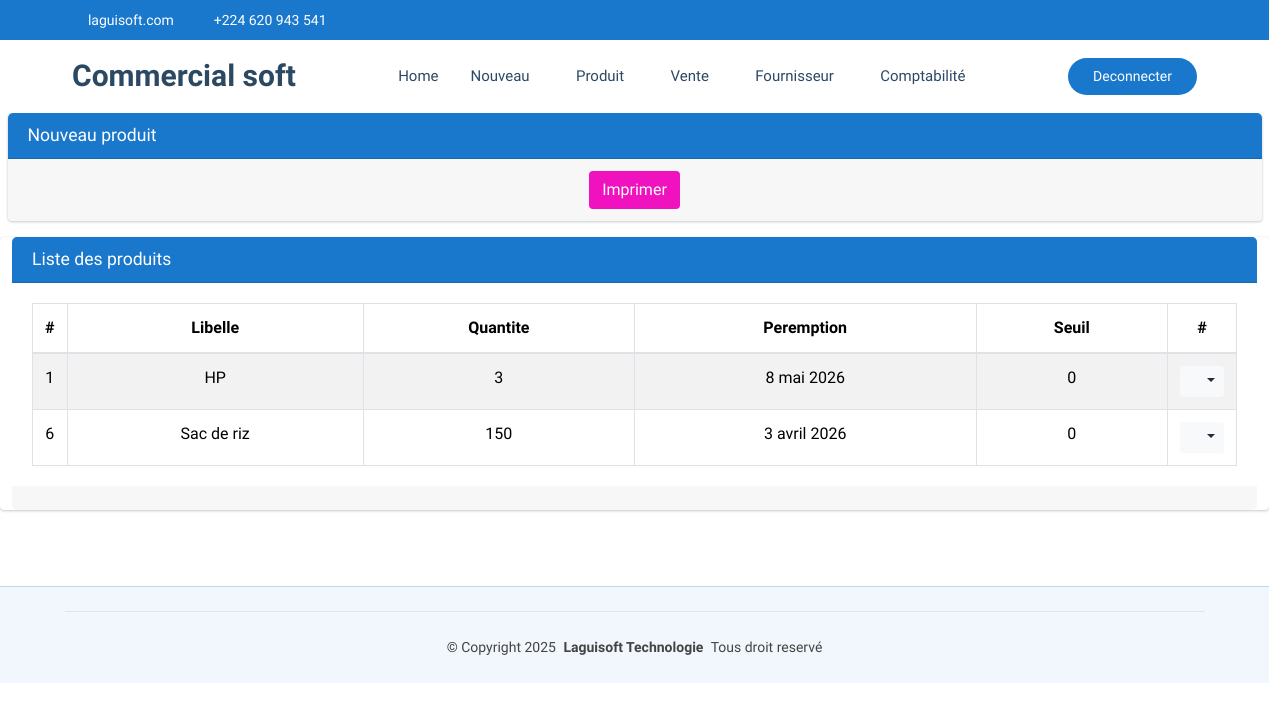
Page /commerce/produit/perime (signed in) on the earlier database version.
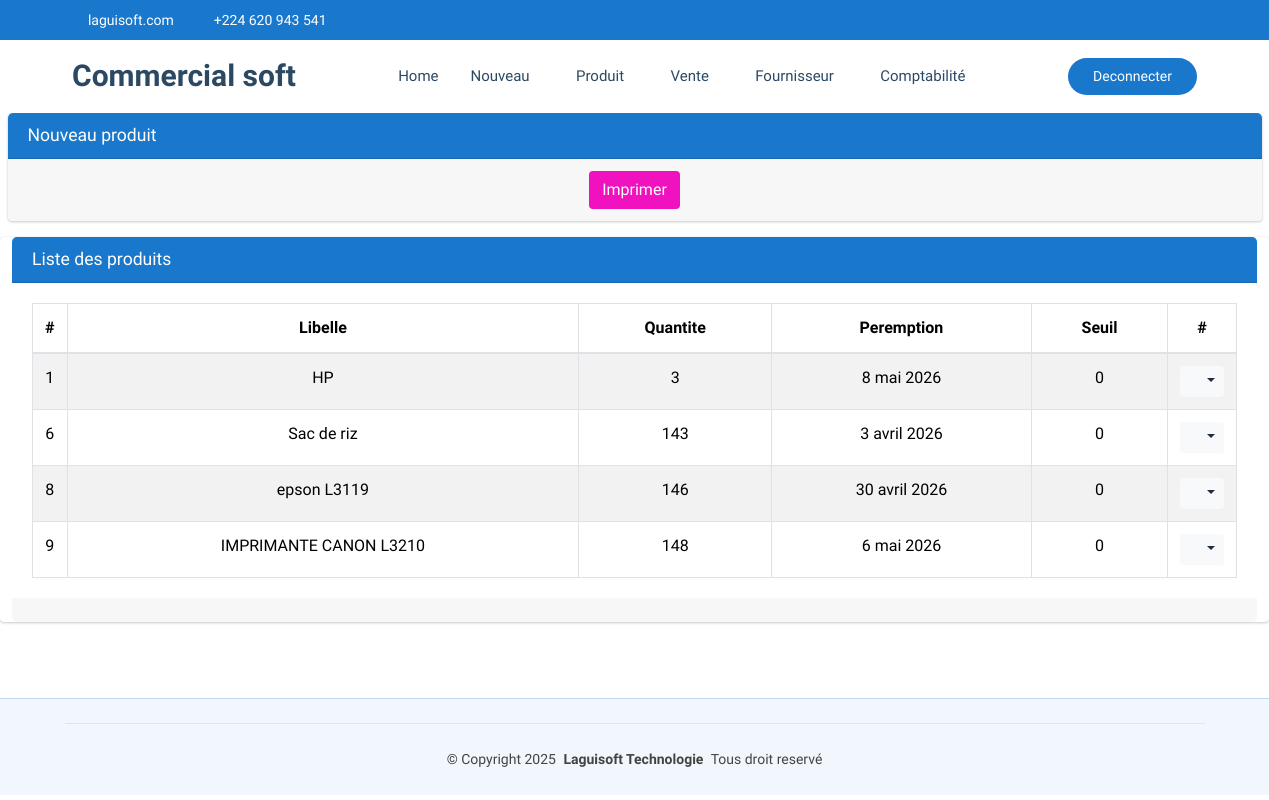
Same page on the later database version.
### CommercialSoft/models.py (models this page shows, shortened)
class Produit(models.Model):
    codebare=models.CharField(max_length=100, unique=True, null=True, blank=True)
    categorie=models.ForeignKey(Categorie, on_delete=models.SET_NULL, null=True, blank=True)
    libelle=models.CharField(max_length=60, unique=True)
    quantite=models.IntegerField()
    prixAchat=models.DecimalField(max_digits=30, decimal_places=0)
    prixEnGros=models.DecimalField(max_digits=30, decimal_places=0)
    prixDetail=models.DecimalField(max_digits=30, decimal_places=0)
    autrePrix=models.DecimalField(max_digits=30, decimal_places=0, default=0)
    date=models.DateField(default=timezone.now)
    datePeremption=models.DateField(default=timezone.now)
    seuil=models.PositiveIntegerField(default=0)
    commentaire=models.CharField(max_length=60, null=True, blank=True)
    quantiteTotal=models.PositiveBigIntegerField(default=0)

### CommercialSoft/views.py (the view)
# urls.py: path('produit/perime', views.produit_perime,name="commerce_produitPerime"),
@login_required
def produit_perime(request):
    aujourdhui = timezone.now().date()
    produits_perimes = Produit.objects.filter(datePeremption__lt=aujourdhui)
    return render(request, 'CommercialSoft/produitPerime.html',{'listes':produits_perimes})

### CommercialSoft/templates/CommercialSoft/produitPerime.html (shortened to what this page needs)
{% extends "CommercialSoft/starter-page.html" %}
{% load static %}
{% block css %}
    <link rel="stylesheet" href="{% static 'autre/plugins/fontawesome-free/css/all.min.css' %}">
    <link rel="stylesheet" href="https://code.ionicframework.com/ionicons/2.0.1/css/ionicons.min.css">
  <link rel="stylesheet" href="{% static 'autre/plugins/sweetalert2-theme-bootstrap-4/bootstrap-4.min.css' %}">
    <link rel="stylesheet" href="{% static 'autre/dist/css/adminlte.min.css' %}">
    <link rel="stylesheet" href="{% static 'autre/plugins/toastr/toastr.min.css' %}">
{% endblock %}
{% block corp %}
<section class="content pt-0">
  <div class="container-fluid">
    <div class="row">
      <div class="col-md-12">
        <div class="card card-primary">
          <div class="card-header">
            <h3 class="card-title">Nouveau produit</h3>
          </div>
            <div class="card-footer text-center">
              <form method="POST">
                <button type="submit" class="btn bg-fuchsia color-palette" id="idImprimer">Imprimer</button>
              </form>
            </div>
        </div>
      </div>
    </div>
     <div class="row">
      <div class="card card-primary">
        <div class="card-header">
          <h3 class="card-title">Liste des produits</h3>
        </div>
        <div class="card-body">
          <table class="table table-bordered table-hover table-striped">
            <thead>
              <tr>
                <th style="width: 10px" class="text-center">#</th>
                <th class="text-center">Libelle</th>
                <th class="text-center">Quantite</th>
                <th class="text-center">Peremption</th>
                <th class="text-center">Seuil</th>
                <th style="width: 40px" class="text-center">#</th>
              </tr>
            </thead>
            <tbody>
              {% if listes %}
                {% for liste in listes %}
                  <tr>
                    <td class="text-center">{{liste.id}}</td>
                    <td class="text-center">{{liste.libelle}}</td>
                    <td class="text-center">{{liste.quantite}}</td>
                    <td class="text-center">{{liste.datePeremption}}</td>
                    <td class="text-center">{{liste.seuil}}</td>
                    <td class="text-center">
                      <div class="btn-group">
                        <button type="button" class="btn btn-sm btn-light dropdown-toggle" data-toggle="dropdown" aria-expanded="false">
                          <i class="fas fa-cogs"></i>
                        </button>
                      </div>
                    </td>
                  </tr>
                {% endfor %}
              {% else %}
                <tr>
                  <td colspan="14" class="text-center">Aucune ligine disponible pour le moment.</td>
                </tr>
              {% endif %}
            </tbody>
          </table>
        </div>
        <div class="card-footer clearfix">
        </div>
      </div>
     </div>
  </div>
</section>
  {% endblock %}

Differences in the rows shown:
changed Produit "Sac de riz": quantite "150" → "143"
added Produit: id "8", libelle "epson L3119", quantite "146", datePeremption "30 avril 2026", seuil "0"
added Produit: id "9", libelle "IMPRIMANTE CANON L3210", quantite "148", datePeremption "6 mai 2026", seuil "0"
